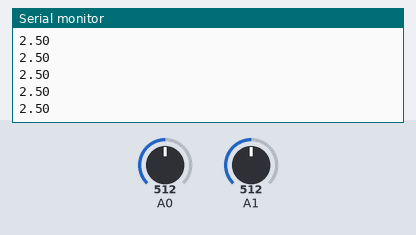
This sketch was run on a simulated Arduino Uno, built with avr-gcc and run on an emulated ATmega328P. On the bench: the last lines printed to the serial monitor. The inputs (shaded band) are chosen by the test bench; at power-on: A0 = 512, A1 = 512.

Above: at 1.2 s.
1.3 s: A0 set to 716
At 1.39 s:
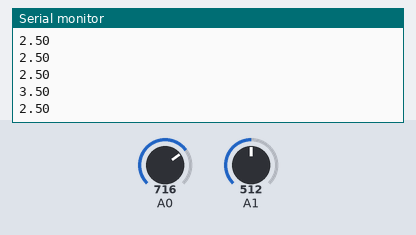
2.8 s: A1 set to 306
At 2.91 s:
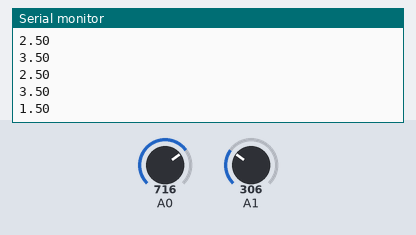
4.3 s: A0 set to 900
At 4.32 s:
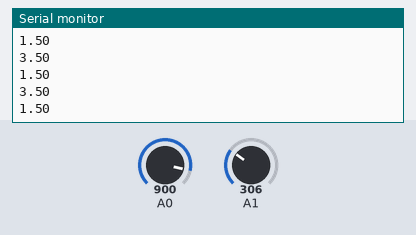
5.8 s: A1 set to 122
At 5.84 s:
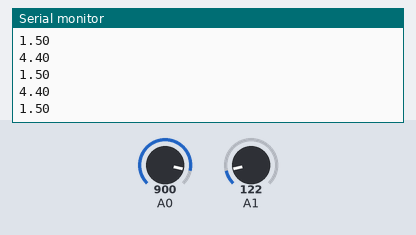
Timing chart, 0 to 8.3 s (numbered marks = the images above; inputs shaded):
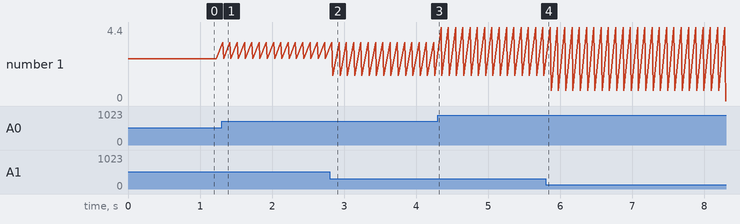

Measured:
- after the input at 1.3 s, the serial monitor: prints a new line at once (image 1)
- after the input at 2.8 s, the serial monitor: prints a new line at once (image 2)
- plotted number 1: 2.5 → 1.5 after the input at 2.8 s, 1.5 → 0 after the input at 5.8 s

The sketch:

componentTesting.ino
```cpp
double val=0;
double val1 = 0;

void setup() {
  Serial.begin(4800);
}

void loop() {
  val=analogRead(0)*5.0/1023;
  val1=analogRead(1)*5.0/1023;
  Serial.println(val);
  Serial.println(val1);
  delay(100);
}
```
